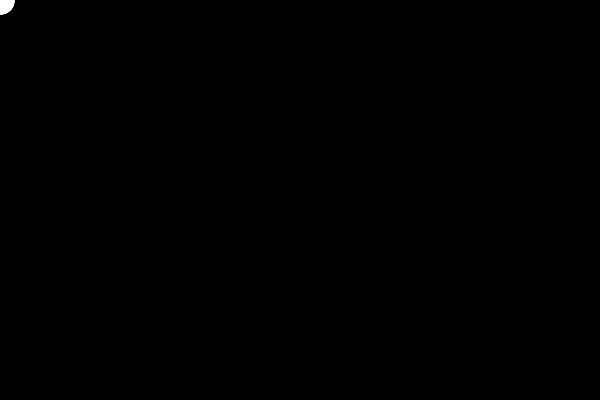
Frame 1 (no input)
Frame 60 (the mouse pressed at the canvas centre just before this capture): identical to frame 1, image omitted
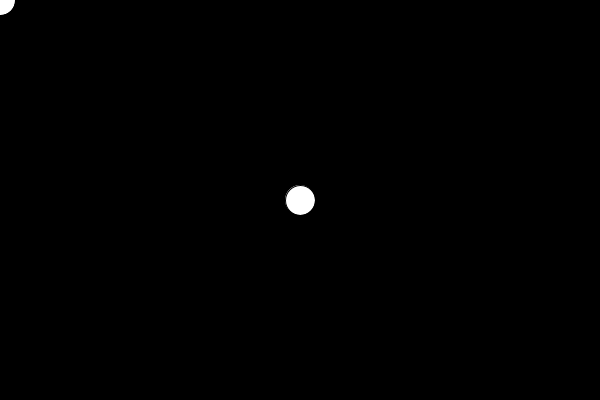
Frame 120 (the mouse held since frame 60 and released just before this capture)

The Processing sketch that drew these frames (run headless with seeded random() and noise(); from frame 60 on, the mouse is pressed at the canvas centre):

// Processing sketch: sketch_10ciruculos
// ── sketch_10ciruculos.pde
int[] x = new int[10];
int[] y = new int[10];

int indice = 0;

void setup() {

  size(600, 400);
}

void draw() {

  background(0);
  
  for (int i = 0; i < 10; i++) {

    fill(255);

    ellipse(x[i], y[i], 30, 30);
  }
}

void mousePressed() {

  x[indice] = mouseX;
  y[indice] = mouseY;

  indice++;

  if (indice == 10) {

    indice = 0;
  }
}
